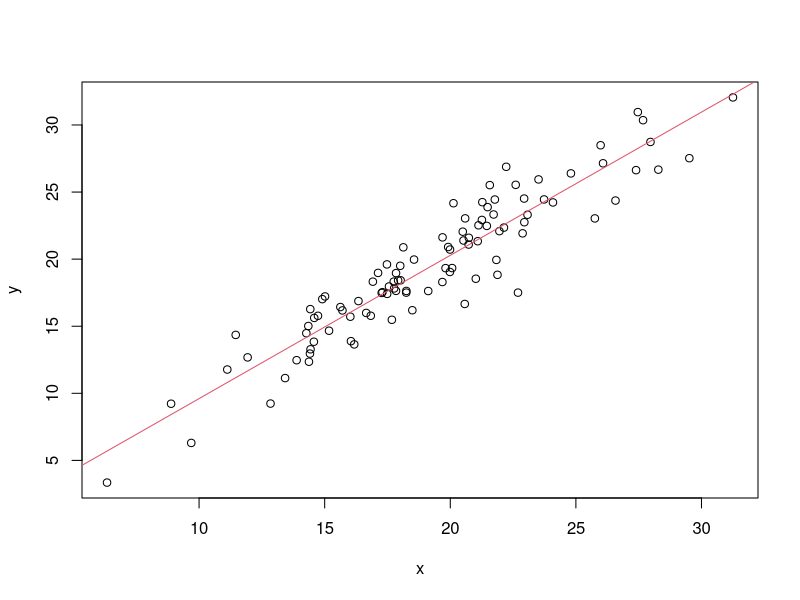

R code for this plot:
## Part 1
x = rnorm(100, mean = 20, sd = 5)
y = x + rnorm(100, mean = 0, sd = 2)

fit = lm(y ~ x)

summary(fit)

## Part 2
plot(x,y)
abline(fit, col=2)
